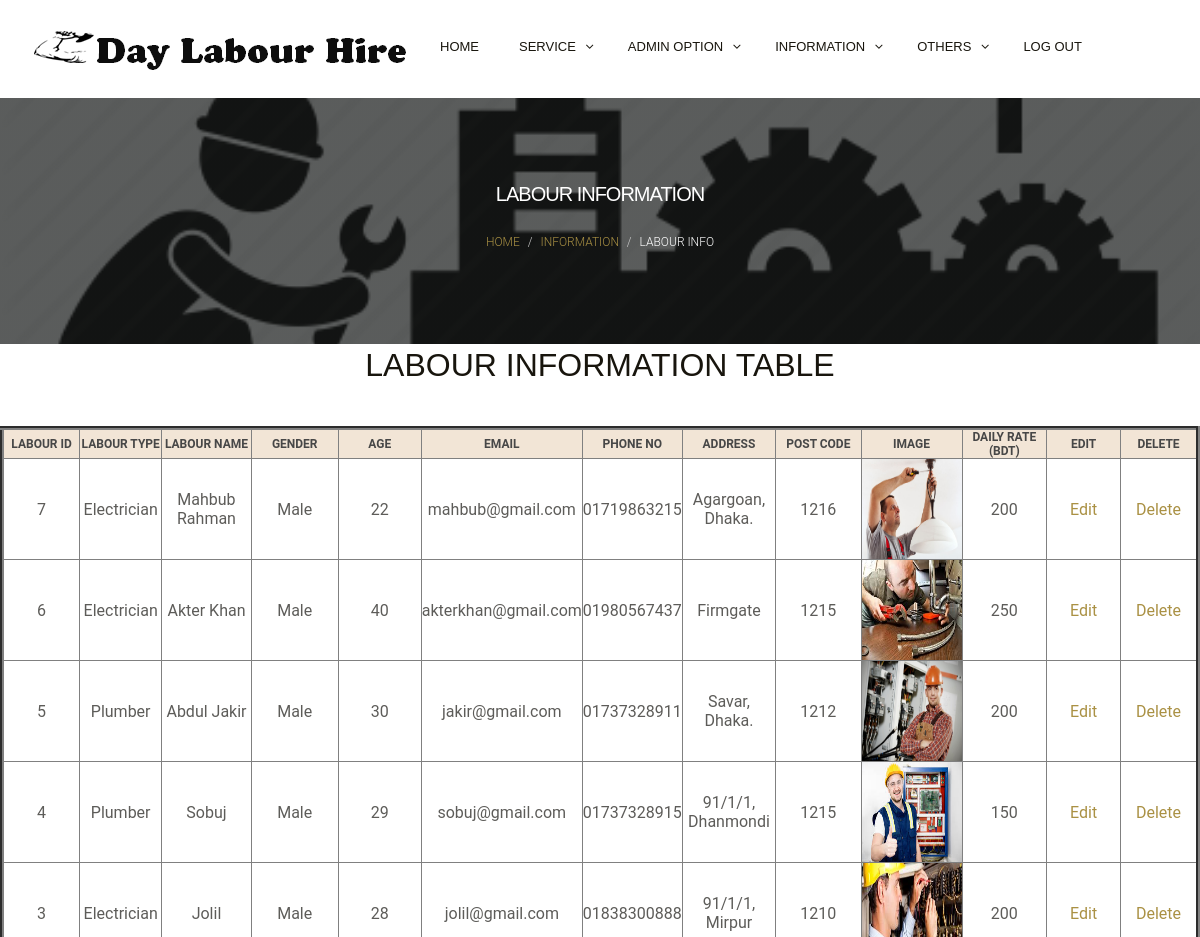
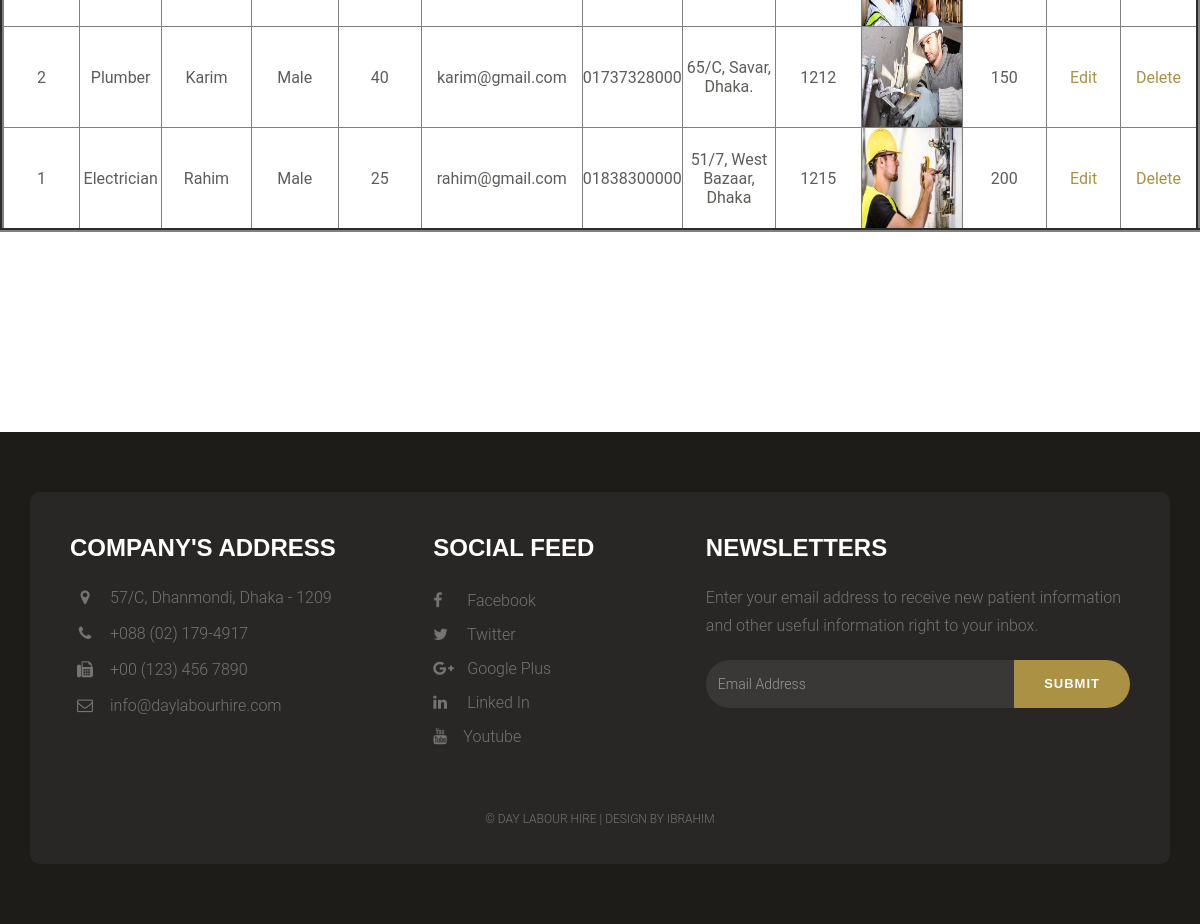
/labourmanupulation.php (signed in), run on the app's committed database (2 pictures, top to bottom).
### tables this page shows
CREATE TABLE `labour` (
  `lid` int(11) NOT NULL,
  `l_type` varchar(18) NOT NULL,
  `l_name` varchar(30) NOT NULL,
  `gender` varchar(30) NOT NULL,
  `age` int(3) NOT NULL,
  `email` varchar(50) NOT NULL,
  `phone_no` varchar(30) NOT NULL,
  `address` varchar(300) NOT NULL,
  `post_code` varchar(30) NOT NULL,
  `l_image` varchar(500) NOT NULL,
  `hourly_rate` double NOT NULL
);

### labourmanupulation.php (the view, shortened to what this page needs)
<?php
	include_once 'header.php';
	if(isset($_SESSION["login"])){
	if($_SESSION["usertype"]=="admin"){
?>
<!DOCTYPE html>
<div class="page-header1">
        <div class="container">
            <div class="row">
                <div class="col-lg-12 col-md-12 col-sm-12 col-xs-12">
                    <div class="page-caption">
                        <h2 class="page-title">labour Information</h2>
                        <div class="page-breadcrumb">
                            <ol class="breadcrumb">
                                <li><a href="index.php">Home</a></li>
                                <li><a href="#">Information</a></li>
                                <li>Labour info</li>
                            </ol>
                        </div>
                    </div>
                </div>
            </div>
        </div>
    </div>
<?php
$connect=mysqli_connect("localhost","root","","dlh_project");
?>
<div class="container">
            <div class="row">
                <div class="col-lg-offset-2 col-lg-8 col-md-offset-2 col-md-8 col-sm-12 col-xs-12">
                    <div class="section-title mb40 text-center">
                        <h1>Labour Information Table</h1>
                    </div>
                </div>
            </div>
</div>
<?php
$query="select * from labour ORDER BY lid DESC";
		$result= mysqli_query($connect,$query);
		echo "<center><table border='4' width='100%'>";
			echo "<tr class='control-label1'>";
				echo "<th width='7%'>LABOUR ID</th>";
				echo "<th width='7%'>LABOUR TYPE</th>";
				echo "<th width='8%'>LABOUR NAME</th>";
				echo "<th width='8%'>GENDER</th>";
				echo "<th width='8%'>AGE</th>";
				echo "<th width='8%'>EMAIL</th>";
				echo "<th width='8%'>PHONE NO</th>";
				echo "<th width='8%'>ADDRESS</th>";
				echo "<th width='8%'>POST CODE</th>";
				echo "<th width='8%'>IMAGE</th>";
				echo "<th width='8%'>DAILY RATE (BDT)</th>";
				echo "<th width='7%'>Edit</th>";
				echo "<th width='7%'>Delete</th>";
			echo "</tr>";
		if($result){
			while($row= mysqli_fetch_array($result,MYSQLI_ASSOC)){
				$lid=$row["lid"];
				$l_type=$row["l_type"];
				$l_name=$row["l_name"];
				$gender=$row["gender"];
				$age=$row["age"];
				$email=$row["email"];
				$phone_no=$row["phone_no"];
				$address=$row["address"];
				$post_code=$row["post_code"];
				$l_image=$row["l_image"];
				$hourly_rate=$row["hourly_rate"];
				echo "<tr>";
					echo "<td>$lid</td>";
					echo "<td>$l_type</td>";
					echo "<td>$l_name</td>";
					echo "<td>$gender</td>";
					echo "<td>$age</td>";
					echo "<td>$email</td>";
					echo "<td>$phone_no</td>";
					echo "<td>$address</td>";
					echo "<td>$post_code</td>";
					echo "<td class='l_image'><img src='$l_image' style='height:100px; width:100px'/></td>";
					echo "<td>$hourly_rate</td>";
					echo "<td><a href='labouredit.php?event=edit&lid=$lid&l_type=$l_type&l_name=$l_name&gender=$gender&age=$age&email=$email&phone_no=$phone_no&address=$address&post_code=$post_code&l_image=$l_image&hourly_rate=$hourly_rate'>Edit</a></td>";
					echo "<td><a href='labourmanupulation.php?event=delete&lid=$lid'>Delete</a></td>";
				echo "</tr>";
			}
		}
		echo "</table></center>";
?>
	<div class="space-medium">
	</div>
    <div class="footer">
        <div class="container">
            <div class="footer-block">
                <div class="row">
                    <div class="col-lg-4 col-md-4 col-sm-6 col-xs-12">
                        <div class="footer-widget">
                            <h2 class="widget-title">Company's Address</h2>
                            <ul class="listnone contact">
                                <li><i class="fa fa-map-marker"></i> 57/C, Dhanmondi, Dhaka - 1209 </li>
                                <li><i class="fa fa-phone"></i> +088 (02) 179-4917</li>
                                <li><i class="fa fa-fax"></i> +00 (123) 456 7890</li>
                                <li><i class="fa fa-envelope-o"></i> info@daylabourhire.com</li>
                            </ul>
                        </div>
                    </div>
                    <div class="col-lg-3 col-md-3 col-sm-6 col-xs-12">
                        <div class="footer-widget footer-social">
                            <h2 class="widget-title">Social Feed</h2>
                            <ul class="listnone">
                                <li>
                                    <a href="#"> <i class="fa fa-facebook"></i> Facebook </a>
                                </li>
                                <li><a href="#"><i class="fa fa-twitter"></i> Twitter</a></li>
                                <li><a href="#"><i class="fa fa-google-plus"></i> Google Plus</a></li>
                                <li><a href="#"><i class="fa fa-linkedin"></i> Linked In</a></li>
                                <li>
                                    <a href="#"> <i class="fa fa-youtube"></i>Youtube</a>
                                </li>
                            </ul>
                        </div>
                    </div>
                   <div class="col-lg-5 col-md-5 col-sm-12 col-xs-12">
                        <div class="footer-widget widget-newsletter">
                            <h2 class="widget-title">Newsletters</h2>
                            <p>Enter your email address to receive new patient information and other useful information right to your inbox.</p>
                            <div class="input-group">
                                <input type="text" class="form-control" placeholder="Email Address">
                                <span class="input-group-btn">
                            <button class="btn btn-default" type="button">Submit</button>
                            </span>
                            </div>
                        </div>
                    </div>
                </div>
                <div class="tiny-footer">
                    <div class="row">
                        <div class="col-lg-12 col-md-12 col-sm-12 col-xs-12">
                            <div class="copyright-content">
                                <p>© Day Labour Hire | design by ibrahim</p>
                            </div>
                        </div>
                    </div>
                </div>
            </div>
        </div>
    </div>
</body></html>
<?php
}else {header("location: login.php");
		exit();
	}
}else {header("location: login.php");
	exit();
}
?>

### css/style.css (style rules this page uses)
body { font-size: 16px; background-color: grad; color: #5d5c59; font-family: 'Roboto', sans-serif; line-height: 28px; font-weight: 300; }
h1, h2, h3, h4, h5, h6 { margin: 0; padding: 0; margin-bottom: 10px; color: #18150d; font-weight: 400; font-family: 'Montserrat', sans-serif; text-transform: uppercase; -webkit-font-smoothing: antialiased; text-rendering: optimizeLegibility; }
h1 { font-size: 32px; line-height: 42px; }
h2 { font-size: 24px; line-height: 32px; }
p { margin: 0 0 20px; }
p:last-child { margin-bottom: 0px; }
ul, ol { margin: 0; }
a { color: #aa9144; text-decoration: none; -webkit-transition: all 0.3s; -moz-transition: all 0.3s; transition: all 0.3s; }
.listnone { list-style: none; padding: 0px; }
.control-label1 { color: #474747; font-weight: 700; font-size: 12px; text-transform: uppercase; background-color:#F2E5D6 }
.form-control { width: 100%; height: 50px; padding: 6px 12px; font-size: 16px; line-height: 1.42857143; color: #333; background-color: #fff; border: 1px solid #dcd9d3; background-image: none; border-radius: 10px; -webkit-box-shadow: inset 0 0px 0px rgba(255, 255, 255, .075); box-shadow: inset 3px 3px 3px rgba(255, 255, 255, .075); margin-bottom: 15px; }
.btn { display: inline-block; padding: 14px 30px; margin-bottom: 0; font-size: 13px; font-weight: 800; letter-spacing: 1px; line-height: 1.42857143; text-align: center; border: none; text-transform: uppercase; border-radius: 100px;font-family: 'Montserrat', sans-serif; -webkit-font-smoothing: antialiased; text-rendering: optimizeLegibility; }
.btn-default { color: #fff; background-color: #aa9144; }
.space-medium { padding-top: 100px; padding-bottom: 100px; }
.mb40 { margin-bottom: 40px; }
.page-header1 { background: linear-gradient(rgba(36, 39, 38, 0.5), rgba(36, 39, 38, 0.5)), rgba(36, 39, 38, 0.5) url(../images/page-header1.jpg) no-repeat center; background-size: cover; margin: 0; border-bottom: none; padding-bottom: 0px; }
.page-caption { padding: 120px 0px; position: relative; z-index: 1; color: #fff; text-align: center; }
.page-title { color: #fff; font-size: 40px; font-weight: 400; letter-spacing: -1px; }
.page-breadcrumb .breadcrumb { background-color: transparent; margin-bottom: 0px; font-size: 12px; text-transform: uppercase; }
.footer { background-color: #1e1c18; padding-top: 60px; padding-bottom: 60px; }
.footer-block { background-color: #282725;padding: 40px 40px 10px 40px; border-radius: 10px; }
.footer-widget p { color: #747474; }
.footer-widget .widget-title { color: #fff; font-weight: 600; padding-bottom: 20px; margin-bottom: 30px; }
.footer-widget li a { color: #747474; line-height: 34px; }
.footer-social ul li a i { padding-right: 10px; width: 30px; }
.footer .contact li { position: relative; padding-left: 40px; display: block; ' margin-bottom: 8px; padding: 0 0 8px 40px; color: #747474; }
.footer .contact li i { display: block; position: absolute; top: 5px; left: 0; width: 30px; font-size: 16px; text-align: center; }
.widget-newsletter .form-control { height: 48px; color: #eee; background-color: #393836; border: none; box-shadow: none; font-size: 14px; border-radius: 30px 0px 0px 30px; }
.widget-newsletter button { height: 48px; }
.tiny-footer { padding-top: 19px; padding-bottom: 9px; font-size: 12px; color: #56575e; text-align: left; text-transform: uppercase; text-align: center; }
.copyright-content { padding: 12px; color: #747474; }
.widget-title { margin-bottom: 20px; }
@media only screen and (max-width : 1200px) { .footer-widget { margin-bottom: 20px; } }
@media only screen and (max-width : 1200px) { .footer-widget .widget-title { margin-bottom: 0px; } }
@media only screen and (max-width : 1200px) { .page-title { font-size: 20px; } }
@media only screen and (max-width : 1200px) { .page-caption { padding: 80px 0px; } }

### header.php (style rules this page uses)
th,td { text-align:center; }

### data on the page
labour: lid "7", l_type "Electrician", l_name "Mahbub Rahman", gender "Male", age "22", email "mahbub@gmail.com", phone_no "01719863215", address "Agargoan, Dhaka.", post_code "1216", l_image (picture), hourly_rate "200"
labour: lid "6", l_type "Electrician", l_name "Akter Khan", gender "Male", age "40", email "akterkhan@gmail.com", phone_no "01980567437", address "Firmgate", post_code "1215", l_image (picture), hourly_rate "250"
labour: lid "5", l_type "Plumber", l_name "Abdul Jakir", gender "Male", age "30", email "jakir@gmail.com", phone_no "01737328911", address "Savar, Dhaka.", post_code "1212", l_image (picture), hourly_rate "200"
labour: lid "4", l_type "Plumber", l_name "Sobuj", gender "Male", age "29", email "sobuj@gmail.com", phone_no "01737328915", address "91/1/1, Dhanmondi", post_code "1215", l_image (picture), hourly_rate "150"
labour: lid "3", l_type "Electrician", l_name "Jolil", gender "Male", age "28", email "jolil@gmail.com", phone_no "01838300888", address "91/1/1, Mirpur", post_code "1210", l_image (picture), hourly_rate "200"
labour: lid "2", l_type "Plumber", l_name "Karim", gender "Male", age "40", email "karim@gmail.com", phone_no "01737328000", address "65/C, Savar, Dhaka.", post_code "1212", l_image (picture), hourly_rate "150"
labour: lid "1", l_type "Electrician", l_name "Rahim", gender "Male", age "25", email "rahim@gmail.com", phone_no "01838300000", address "51/7, West Bazaar, Dhaka", post_code "1215", l_image (picture), hourly_rate "200"
